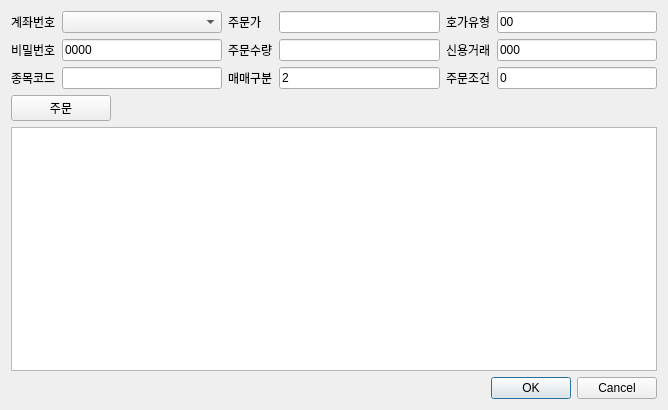
<?xml version="1.0" encoding="UTF-8"?>
<ui version="4.0">
 <class>Dialog</class>
 <widget class="QDialog" name="Dialog">
  <property name="geometry">
   <rect>
    <x>0</x>
    <y>0</y>
    <width>668</width>
    <height>410</height>
   </rect>
  </property>
  <property name="windowTitle">
   <string>주문테스트</string>
  </property>
  <layout class="QVBoxLayout" name="verticalLayout">
   <item>
    <layout class="QGridLayout" name="gridLayout">
     <item row="0" column="0">
      <widget class="QLabel" name="label_2">
       <property name="text">
        <string>계좌번호</string>
       </property>
      </widget>
     </item>
     <item row="0" column="2">
      <widget class="QLabel" name="label_4">
       <property name="text">
        <string>주문가</string>
       </property>
      </widget>
     </item>
     <item row="0" column="3">
      <widget class="QLineEdit" name="lineEdit_price"/>
     </item>
     <item row="0" column="4">
      <widget class="QLabel" name="label_7">
       <property name="text">
        <string>호가유형</string>
       </property>
      </widget>
     </item>
     <item row="0" column="5">
      <widget class="QLineEdit" name="lineEdit_hoga">
       <property name="text">
        <string>00</string>
       </property>
      </widget>
     </item>
     <item row="1" column="0">
      <widget class="QLabel" name="label_3">
       <property name="text">
        <string>비밀번호</string>
       </property>
      </widget>
     </item>
     <item row="1" column="1">
      <widget class="QLineEdit" name="lineEdit_pwd">
       <property name="text">
        <string>0000</string>
       </property>
      </widget>
     </item>
     <item row="1" column="2">
      <widget class="QLabel" name="label_5">
       <property name="text">
        <string>주문수량</string>
       </property>
      </widget>
     </item>
     <item row="1" column="3">
      <widget class="QLineEdit" name="lineEdit_amt"/>
     </item>
     <item row="1" column="4">
      <widget class="QLabel" name="label_8">
       <property name="text">
        <string>신용거래</string>
       </property>
      </widget>
     </item>
     <item row="1" column="5">
      <widget class="QLineEdit" name="lineEdit_sin">
       <property name="text">
        <string>000</string>
       </property>
      </widget>
     </item>
     <item row="2" column="0">
      <widget class="QLabel" name="label">
       <property name="maximumSize">
        <size>
         <width>100</width>
         <height>16777215</height>
        </size>
       </property>
       <property name="text">
        <string>종목코드</string>
       </property>
      </widget>
     </item>
     <item row="2" column="1">
      <widget class="QLineEdit" name="lineEdit_code"/>
     </item>
     <item row="2" column="2">
      <widget class="QLabel" name="label_6">
       <property name="text">
        <string>매매구분</string>
       </property>
      </widget>
     </item>
     <item row="2" column="3">
      <widget class="QLineEdit" name="lineEdit_bs">
       <property name="text">
        <string>2</string>
       </property>
      </widget>
     </item>
     <item row="2" column="4">
      <widget class="QLabel" name="label_9">
       <property name="text">
        <string>주문조건</string>
       </property>
      </widget>
     </item>
     <item row="2" column="5">
      <widget class="QLineEdit" name="lineEdit_jogun">
       <property name="text">
        <string>0</string>
       </property>
      </widget>
     </item>
     <item row="0" column="1">
      <widget class="QComboBox" name="comboBox"/>
     </item>
    </layout>
   </item>
   <item>
    <widget class="QPushButton" name="pushButton_order">
     <property name="maximumSize">
      <size>
       <width>100</width>
       <height>16777215</height>
      </size>
     </property>
     <property name="text">
      <string>주문</string>
     </property>
    </widget>
   </item>
   <item>
    <widget class="QTextEdit" name="textEdit"/>
   </item>
   <item>
    <widget class="QDialogButtonBox" name="buttonBox">
     <property name="orientation">
      <enum>Qt::Horizontal</enum>
     </property>
     <property name="standardButtons">
      <set>QDialogButtonBox::Cancel|QDialogButtonBox::Ok</set>
     </property>
    </widget>
   </item>
  </layout>
 </widget>
 <resources/>
 <connections>
  <connection>
   <sender>buttonBox</sender>
   <signal>accepted()</signal>
   <receiver>Dialog</receiver>
   <slot>accept()</slot>
   <hints>
    <hint type="sourcelabel">
     <x>257</x>
     <y>400</y>
    </hint>
    <hint type="destinationlabel">
     <x>157</x>
     <y>274</y>
    </hint>
   </hints>
  </connection>
  <connection>
   <sender>buttonBox</sender>
   <signal>rejected()</signal>
   <receiver>Dialog</receiver>
   <slot>reject()</slot>
   <hints>
    <hint type="sourcelabel">
     <x>325</x>
     <y>400</y>
    </hint>
    <hint type="destinationlabel">
     <x>286</x>
     <y>274</y>
    </hint>
   </hints>
  </connection>
  <connection>
   <sender>pushButton_order</sender>
   <signal>clicked()</signal>
   <receiver>Dialog</receiver>
   <slot>Order()</slot>
   <hints>
    <hint type="sourcelabel">
     <x>108</x>
     <y>109</y>
    </hint>
    <hint type="destinationlabel">
     <x>458</x>
     <y>0</y>
    </hint>
   </hints>
  </connection>
 </connections>
 <slots>
  <slot>Order()</slot>
 </slots>
</ui>
